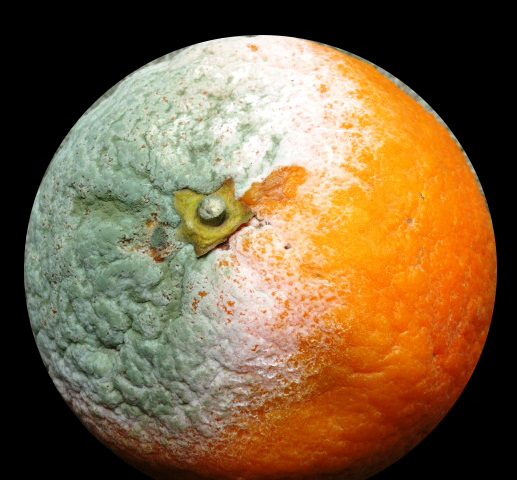
//> input picture bolor5.jpg, 517 x 480 px
$ ./main   (built with g++ and OpenCV 4)
//> lines starting //> are read from the running program, lines starting //| are printed output that depends on the picture; after the words box and inside, x2 and y2 are one past the last pixel; in counts of white or black regions, pixels touching at a corner belong together
#include <opencv2/opencv.hpp>
#include <iostream>

using namespace std;
using namespace cv;

int thresh = 100;
int max_thresh = 255;
RNG rng(12345);
vector<Vec4i> hierarchy;


int main(int, char** argv)
{
    Mat src = imread("bolor5.jpg");
//> src is the input picture: 480 rows x 517 cols, CV_8UC3; mean B, G, R 65.7, 98.5, 124.9

    //Verificação se a imagem está vazia
    if (!src.data)
        return -1;

    // Exibe a imagem original
    imshow("Original", src);

    //Converte a imagem original para escala de cinza
    Mat destino;
    cvtColor(src, destino, CV_RGB2GRAY);
    imshow("Escala de cinza", destino);

    //Realiza o corte do fundo, para destacar apenas objetos relevantes
    threshold(destino, destino, 120, 250, 0);
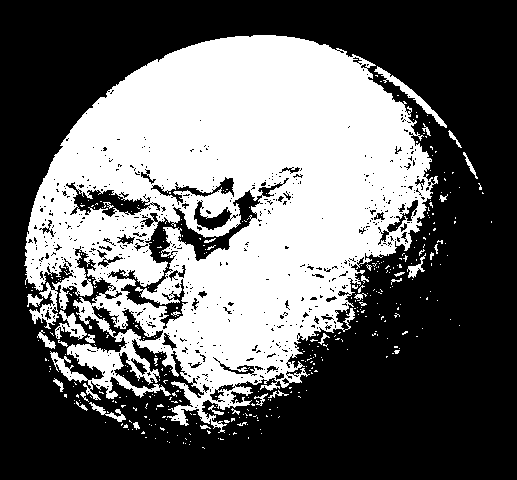
//> destino: 480 rows x 517 cols, CV_8UC1; values 0 (black) and 250 (white), 39.4% white; 396 white regions (362 under 20 px), largest, box (x1, y1, x2, y2) and area: (24, 35, 438, 433) 94083, (374, 66, 447, 128) 553, (55, 310, 87, 340) 396
    imshow("Após o threshold", destino);

    Mat kernel1 = getStructuringElement( MORPH_ELLIPSE, Size(14, 14), Point(9, 9) );

    dilate(destino, destino, kernel1);
//> destino: 480 rows x 517 cols, CV_8UC1; values 0 (black) and 250 (white), 57.2% white; 4 black regions (2 under 20 px), largest, box (x1, y1, x2, y2) and area: (0, 0, 517, 480) 106056, (376, 278, 385, 283) 41

    imshow("Após dilatação", destino);

    Mat dist;

    distanceTransform(destino, dist, CV_DIST_L2, 3);
    normalize(dist, dist, 0, 1., NORM_MINMAX);
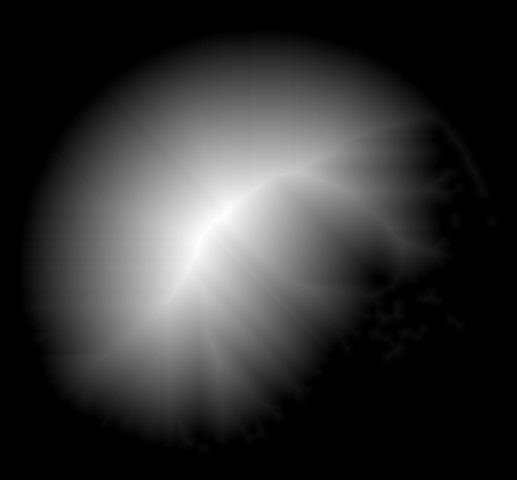
//> dist: 480 rows x 517 cols, CV_32FC1; min 0, max 1, mean 0.198
    imshow("Transformada da distância", dist);

    //Novo threshold feito sobre a transformada para separar os grãos
    threshold(dist, destino, .01, 1., CV_THRESH_BINARY);
//> destino: 480 rows x 517 cols, CV_32FC1; values 0 (black) and 1 (white), 56% white; 4 black regions (2 under 20 px), largest, box (x1, y1, x2, y2) and area: (0, 0, 517, 480) 109019, (375, 277, 386, 284) 74
  //  imshow("Novo threshold após a transformada de distância", destino);

    dilate(destino, destino, kernel1);
    erode(destino, destino, kernel1);

    erode(destino, destino, kernel1);

    erode(destino, destino, kernel1);
    dilate(destino, destino, kernel1);
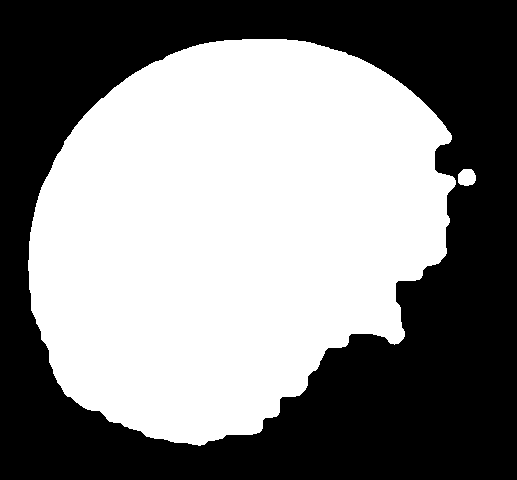
//> destino: 480 rows x 517 cols, CV_32FC1; values 0 (black) and 1 (white), 51.9% white; 1 black region, box (x1, y1, x2, y2) and area: (0, 0, 517, 480) 119444

    //Novo threshold feito sobre a transformada para separar os grãos
    threshold(dist, dist, .01, 1., CV_THRESH_BINARY);
    imshow("Novo threshold após abertura, erosão e fechamento", dist);

    //Para fazer a detecção de bordas é necessário converter a imagem para CV_8U
    Mat dist_8u;
    dist.convertTo(dist_8u, CV_8U);
//> dist_8u: 480 rows x 517 cols, CV_8UC1; values 0 (black) and 1 (white), 56% white; 4 black regions (2 under 20 px)

    //Os contornos serão armazenados em vetor de pontos
    vector<vector<Point> > contours;

    //Encontra os contornos em uma imagem binária
    //CV_RETR_EXTERNAL recupera os contornos externos
    //CV_CHAIN_APPROX_SIMPLE comprime os segmentos horizontais, verticais e diagonais,
    //deixando apenas os seus pontos finais - é um método de aproximação
    findContours(dist_8u, contours, CV_RETR_EXTERNAL, CV_CHAIN_APPROX_SIMPLE);
//> contours = 5 contours; box (x1, y1, x2, y2) and area: (19, 30, 490, 454) 137267, (415, 286, 444, 306) 356, (445, 314, 466, 331) 190, (449, 212, 462, 229) 168, (486, 216, 498, 228) 106

    //Retorna uma matriz zeros do tamanho e do tipo especificado (CV_32SC1)
    Mat markers = Mat::zeros(dist.size(), CV_32SC1);

    //Desenha os marcadores no primeiro plano
    for (size_t i = 0; i < contours.size(); i++)
        drawContours(markers, contours, static_cast<int>(i), Scalar::all(static_cast<int>(i)+1), -1);
//> this loop made 5 passes
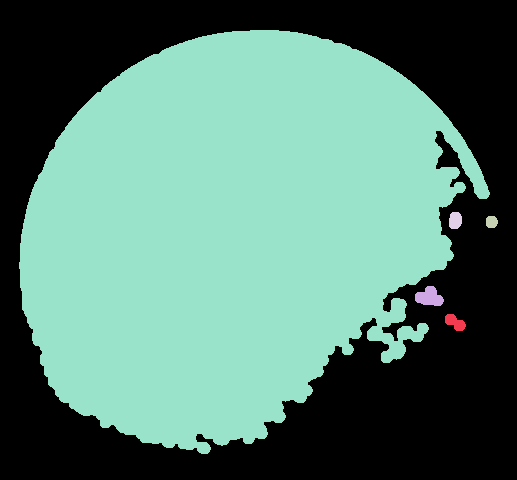
//> markers: 480 rows x 517 cols, CV_32SC1; 6 distinct labels, from 0 to 5; one colour per label, 0 black

    //Desenha os marcadores de fundo
    circle(markers, Point(5,5), 3, CV_RGB(255,255,255), -1);
//> markers: 480 rows x 517 cols, CV_32SC1; 7 distinct labels, from 0 to 255

    //Exibe os marcadores que já foram desenhados
  //  imshow("Marcadores", markers*10000);

    //Retorna outra matriz zeros do tamanho e do tipo especificado (CV_8UC1)
    Mat mark = Mat::zeros(markers.size(), CV_8UC1);

    //Converte a imagem para CV_8UC1
    markers.convertTo(mark, CV_8UC1);

    //Inverte os bits do array mark
    bitwise_not(mark, mark);
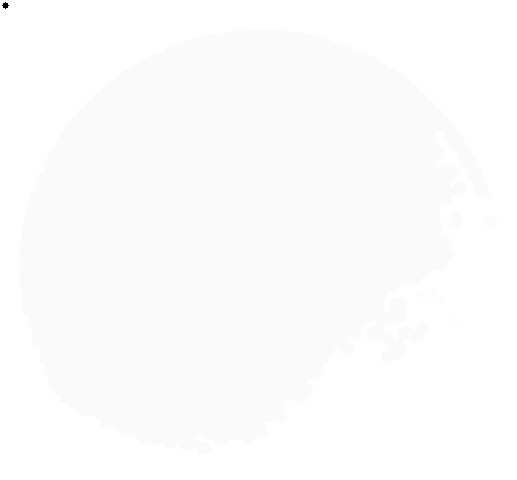
//> mark: 480 rows x 517 cols, CV_8UC1; min 0, max 255, mean 252.2

    //Um vetor para armazenar as cores randomicamente é criado
    //Logo em seguida o vetor de cores é iniciado com as cores
    vector<Vec3b> cores;
    for (size_t i = 0; i < contours.size(); i++)
    {
        int b = theRNG().uniform(0, 255);
        int g = theRNG().uniform(0, 255);
        int r = theRNG().uniform(0, 255);
        cores.push_back(Vec3b((uchar)b, (uchar)g, (uchar)r));
    }

    //Cria a imagem de resultado
    Mat dst = Mat::zeros(markers.size(), CV_8UC3);

    //Preenche (rotula) os objetos marcados com as cores aletórias existentes no vetor 'colors'
    for (int i = 0; i < markers.rows; i++)
    {
        for (int j = 0; j < markers.cols; j++)
        {
            int index = markers.at<int>(i,j);
            if (index > 0 && index <= static_cast<int>(contours.size()))
                dst.at<Vec3b>(i,j) = cores[index-1];
            else
                dst.at<Vec3b>(i,j) = Vec3b(0,0,0);
        }
    }
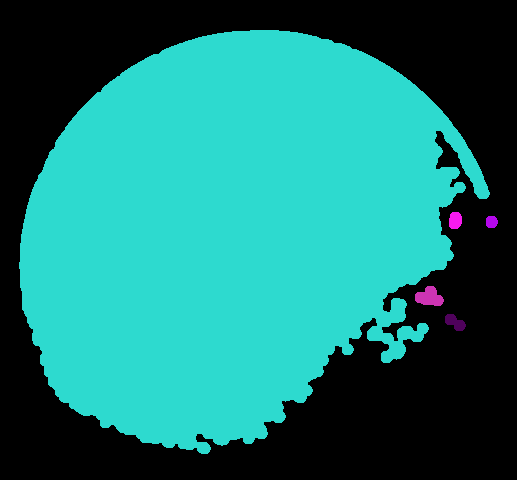
//> dst: 480 rows x 517 cols, CV_8UC3; mean B, G, R 116, 121.5, 25.7

    //Exibe a imagem final
    imshow("Resultado final", dst);

  /// Get the moments
  vector<Moments> mu(contours.size() );
//> mu = 5 items
  for( int i = 0; i < contours.size(); i++ )
     { mu[i] = moments( contours[i], false ); }

  ///  Get the mass centers:
  vector<Point2f> mc( contours.size() );
  for( int i = 0; i < contours.size(); i++ )
     { mc[i] = Point2f( mu[i].m10/mu[i].m00 , mu[i].m01/mu[i].m00 ); }

for( int i = 0; i < contours.size(); i++ )
     {
       cout << "Area aproximada do bolor: " <<(contourArea(contours[i]) * (0.026458 * 0.026458)) << "cm^2"<< endl;

       Scalar color = Scalar( rng.uniform(0, 255), rng.uniform(0,255), rng.uniform(0,255) );
       drawContours(dst, contours, i, color, 2, 8, hierarchy, 0, Point() );
       circle(dst, mc[i], 4, color, -1, 8, 0 );
     }
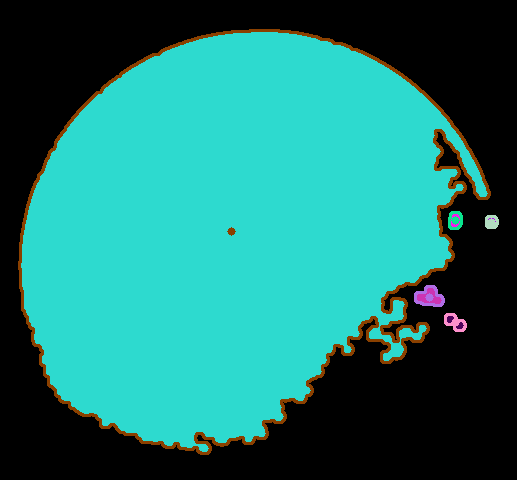
//> dst: 480 rows x 517 cols, CV_8UC3; 3.25% of pixels changed, all inside (x1, y1, x2, y2) = (18, 29, 499, 455)

    waitKey(0);
    return 0;
}

$ run again, with bolor3.jpg copied over bolor5.jpg
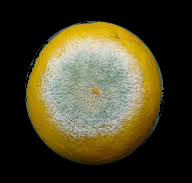
//> input picture bolor3.jpg, 192 x 183 px
//> src is the input picture: 183 rows x 192 cols, CV_8UC3; mean B, G, R 39.1, 65.1, 70.9
//> `dilate(destino, destino, kernel1);`:
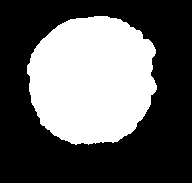
//> destino: 183 rows x 192 cols, CV_8UC1; values 0 (black) and 250 (white), 37.6% white; 1 white region, box (x1, y1, x2, y2) and area: (27, 16, 157, 145) 13218
//> dist_8u: 183 rows x 192 cols, CV_8UC1; values 0 (black) and 1 (white), 37.6% white; 1 white region
//> contours = 1 contour; box (x1, y1, x2, y2) and area: (27, 16, 157, 145) 13025
//> the loop `for (size_t i = 0; i < contours.size(); i++)` made 1 pass
//> mu = 1 item
//> the loop `for( int i = 0; i < contours.size(); i++ ) { mu[i] = moments( contours..` made 1 pass
//> mc = 1 Point (x, y): [0, 0]
//> the loop `for( int i = 0; i < contours.size(); i++ ) { mc[i] = Point2f( mu[i].m1..` made 1 pass
//> the loop `for( int i = 0; i < contours.size(); i++ )` made 1 pass
//| Area aproximada do bolor: 9.11784cm^2
//> after the loop `for( int i = 0; i < contours.size(); i++ )`:
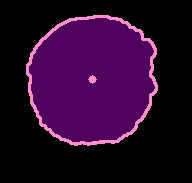
//> dst: 183 rows x 192 cols, CV_8UC3; mean B, G, R 40.5, 6.8, 38.5

$ run again, with bolor4.jpg copied over bolor5.jpg
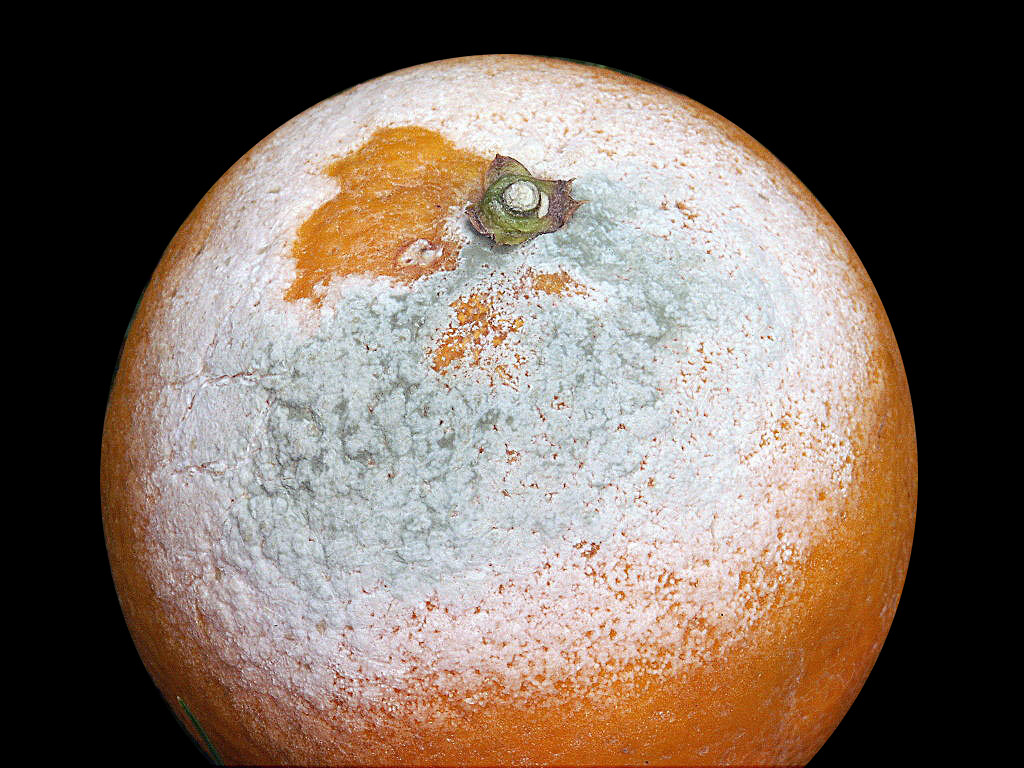
//> input picture bolor4.jpg, 1024 x 768 px
//> src is the input picture: 768 rows x 1024 cols, CV_8UC3; mean B, G, R 95.2, 105.5, 120.1
//> dist_8u: 768 rows x 1024 cols, CV_8UC1; values 0 (black) and 1 (white), 55.8% white; 9 black regions
//> contours = 13 contours; largest, box (x1, y1, x2, y2) and area: (126, 52, 897, 768) 437102, (878, 591, 890, 618) 172, (697, 747, 712, 758) 110, (731, 733, 745, 751) 98, (764, 697, 774, 708) 72
//> the loop `for (size_t i = 0; i < contours.size(); i++)` made 13 passes
//> mu = 13 items
//> the loop `for( int i = 0; i < contours.size(); i++ ) { mu[i] = moments( contours..` made 13 passes
//> the loop `for( int i = 0; i < contours.size(); i++ ) { mc[i] = Point2f( mu[i].m1..` made 13 passes
//> the loop `for( int i = 0; i < contours.size(); i++ )` made 13 passes
//| Area aproximada do bolor: 0.0360513cm^2
//| Area aproximada do bolor: 0.0441016cm^2
//| Area aproximada do bolor: 0.0770028cm^2
//| Area aproximada do bolor: 0.027301cm^2
//| Area aproximada do bolor: 0.0686025cm^2
//> (output is shown up to pass 5 of 13)
//> after the loop `for( int i = 0; i < contours.size(); i++ )`:
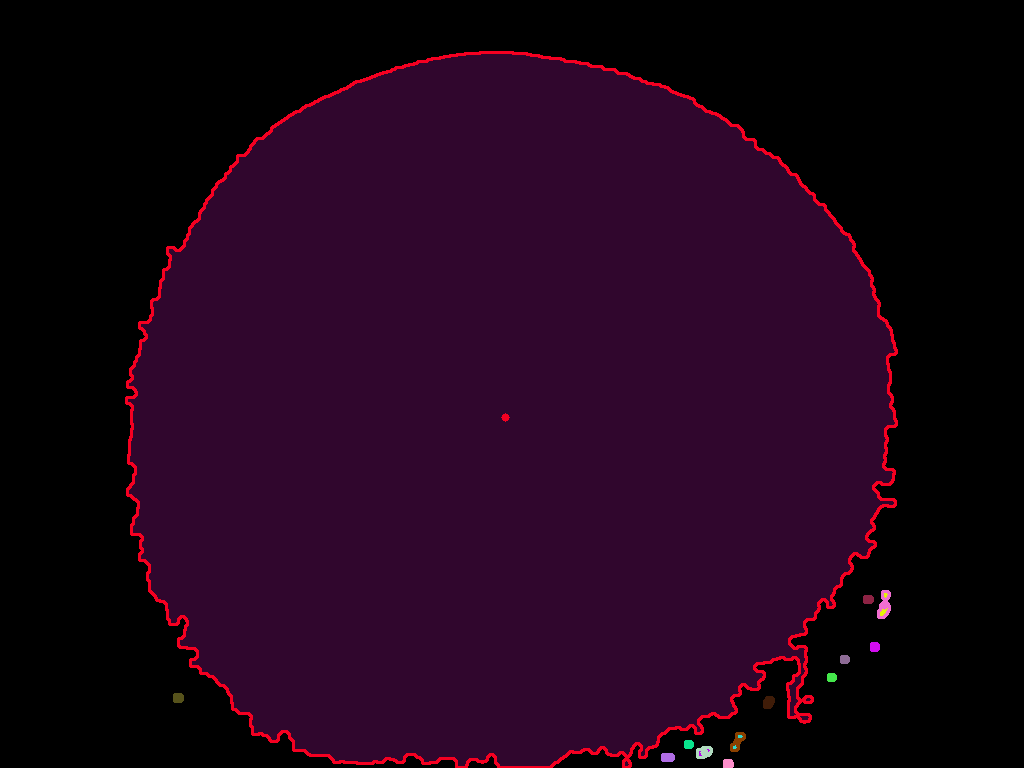
//> dst: 768 rows x 1024 cols, CV_8UC3; mean B, G, R 25.4, 3.5, 29.9
